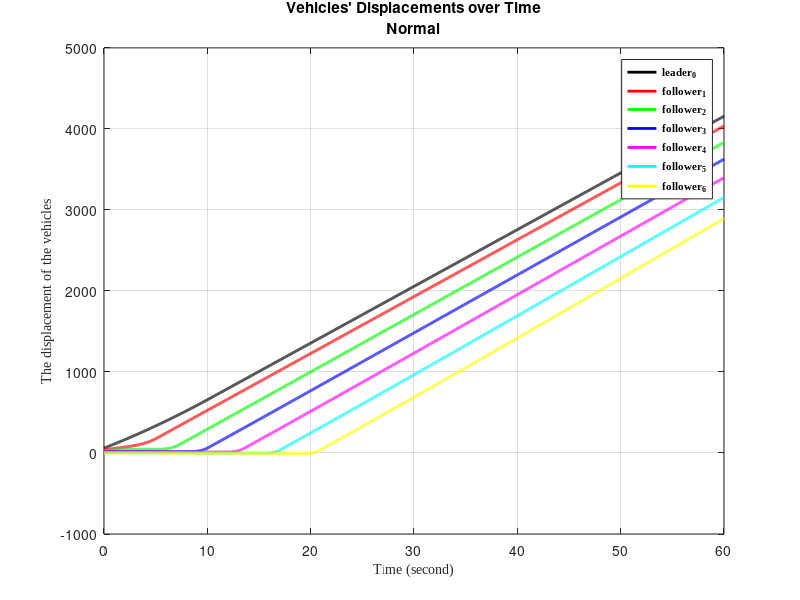
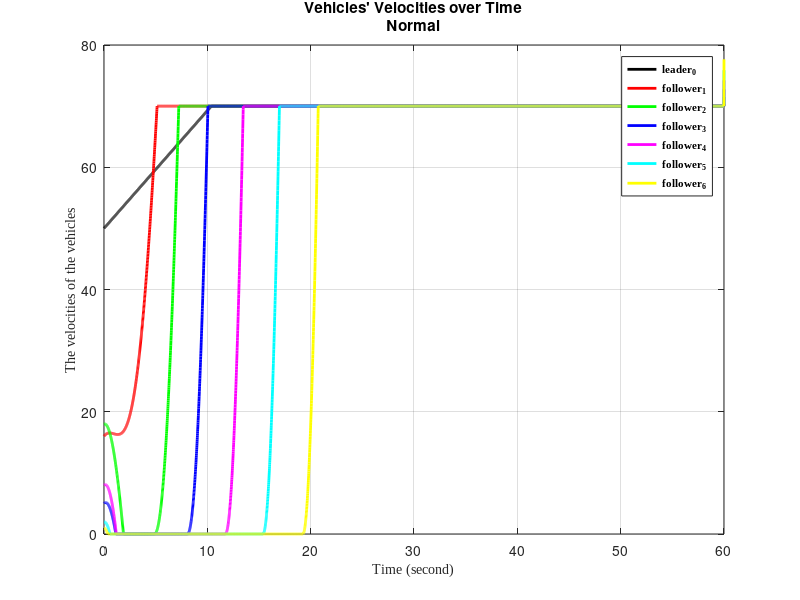
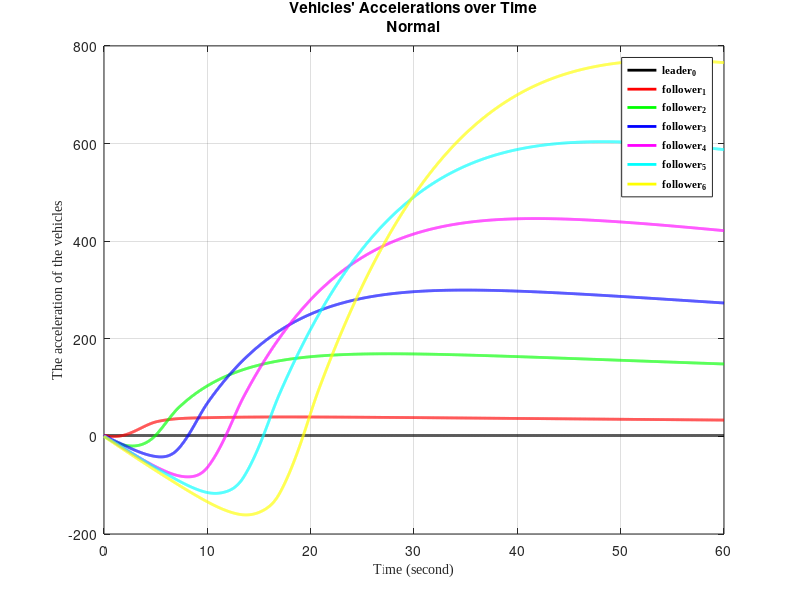
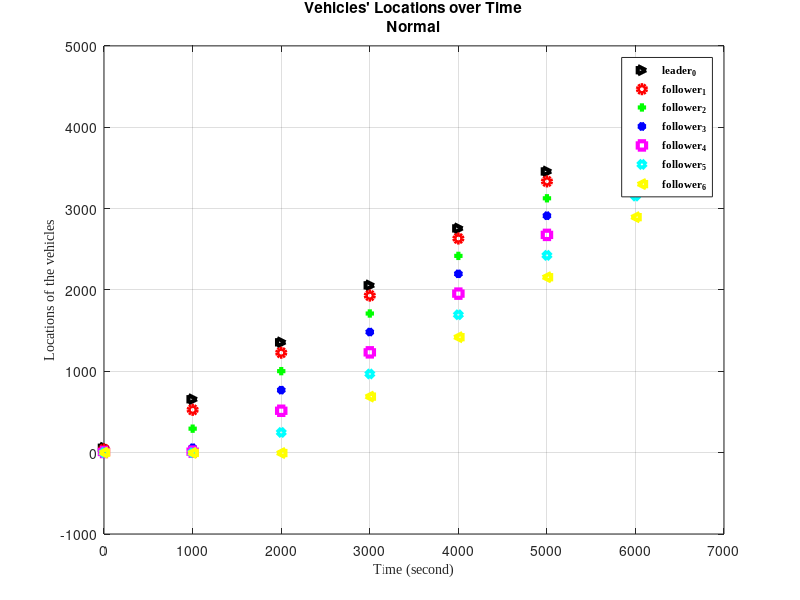

The MATLAB script that drew these images, in order:
% Controller modified from "Nonlinear Consensus-Based Connected Vehicle Platoon Control
% Incorporating Car-Following Interactions and Heterogeneous Time Delays"

%%
clc
clear all

%% Constants
alpha=1; % displacement constant
beta=1; % velocity constanttgy
gamma=1; % acceleration constant

A=[0,1,0;
   0,0,1;
   0,0,0];

B=[0,0,0;
   0,0,0;
   alpha,beta,gamma];

%% Timing of Simulation
time=60; % total simulation time set at 60
h=0.01; % sampling interval set at 0.01
len=length(0:h:time);

%% Initialising Controller Values
u0=zeros(3,len);
u1=zeros(3,len);
u2=zeros(3,len);
u3=zeros(3,len);
u4=zeros(3,len);
u5=zeros(3,len);
u6=zeros(3,len);

%% Initial Values
x0(:,1)=10*[6; 5; 0.1926]; % [displacement, velocity, acceleration]
x1(:,1)=8*[5; 2; 0.2926];
x2(:,1)=6*[4; 3; 0.1623];
x3(:,1)=5*[3; 1; 0.4508];
x4(:,1)=4*[2; 2; 0.4508];
x5(:,1)=2*[1; 1; 0.1182];
x6(:,1)=1*[0; 1; 0.2107];

%% Pre-Set Safety Distances
r0=[0; 0; 0];
r1=3*[-30; 0; 0];
r2=3*[-30; 0; 0];
r3=3*[-30; 0; 0];
r4=3*[-30; 0; 0];
r5=3*[-30; 0; 0];
r6=3*[-30; 0; 0];

%% Control Law

u0(:,1)=0;
u1(:,1)=-(x1(:,1)-x0(:,1)-r1);
u2(:,1)=-2*(x2(:,1)-x1(:,1)-r2);
u3(:,1)=-4*(x3(:,1)-x2(:,1)-r3);
u4(:,1)=-(x4(:,1)-x3(:,1)-r4);
u5(:,1)=-(x5(:,1)-x4(:,1)-r5);
u6(:,1)=-3*(x6(:,1)-x5(:,1)-r6);

% u0(:,1)=0;
% u1(:,1)=-((x1(:,1)-r1)-(x0(:,1)-r0));
% u2(:,1)=-(2*((x2(:,1)-r2)-(x1(:,1)-r1)));
% u3(:,1)=-(4*((x3(:,1)-r3)-(x2(:,1)-r2)));
% u4(:,1)=-((x4(:,1)-r4)-(x3(:,1)-r3));
% u5(:,1)=-((x5(:,1)-r5)-(x4(:,1)-r4));
% u6(:,1)=-(3*((x6(:,1)-r6)-(x5(:,1)-r5)));

% u0(:,1)=0;
% u1(:,1)=-((a1(:,1)-a0(:,1)) + (v1(:,1)-v0(:,1)) + (x1(:,1)-x0(:,1)-r1)) ;%+ ((a1(:,1)-a0(:,1)) + (v1(:,1)-v0(:,1)) + (x1(:,1)-x0(:,1)-r1));
% u2(:,1)=-((a2(:,1)-a1(:,1)) + (v2(:,1)-v1(:,1)) + (x2(:,1)-x1(:,1)-r2));
% u3(:,1)=-((a3(:,1)-a2(:,1)) + (v3(:,1)-v2(:,1)) + (x3(:,1)-x2(:,1)-r3));
% u4(:,1)=-((a4(:,1)-a3(:,1)) + (v4(:,1)-v3(:,1)) + (x4(:,1)-x3(:,1)-r4));
% u5(:,1)=-((a5(:,1)-a4(:,1)) + (v5(:,1)-v4(:,1)) + (x5(:,1)-x4(:,1)-r5));
% u6(:,1)=-((a6(:,1)-a5(:,1)) + (v6(:,1)-v5(:,1)) + (x6(:,1)-x5(:,1)-r6));

% u0(:,1)=0;
% u1(:,1)=-((alpha*(a1(:,1)-a0(:,1)) + beta*(v1(:,1)-v0(:,1)) + gamma*(x1(:,1)-x0(:,1)-r1))+(alpha*(a1(:,1)-a0(:,1)) + beta*(v1(:,1)-v0(:,1)) + gamma*(x1(:,1)-x0(:,1)-r1)));
% u2(:,1)=-(alpha*(a2(:,1)-a1(:,1)) + beta*(v2(:,1)-v1(:,1)) + gamma*(x2(:,1)-x1(:,1)-r2));
% u3(:,1)=-(alpha*(a3(:,1)-a2(:,1)) + beta*(v3(:,1)-v2(:,1)) + gamma*(x3(:,1)-x2(:,1)-r3));
% u4(:,1)=-(alpha*(a4(:,1)-a3(:,1)) + beta*(v4(:,1)-v3(:,1)) + gamma*(x4(:,1)-x3(:,1)-r4));
% u5(:,1)=-(alpha*(a5(:,1)-a4(:,1)) + beta*(v5(:,1)-v4(:,1)) + gamma*(x5(:,1)-x4(:,1)-r5));
% u6(:,1)=-(alpha*(a6(:,1)-a5(:,1)) + beta*(v6(:,1)-v5(:,1)) + gamma*(x6(:,1)-x5(:,1)-r6));

for k=2:1:len
    % for leader
    if (x0(2,k-1)>=70)
        x0(2,k-1)=70;
    elseif (x0(2,k-1)<0)
        x0(2,k-1)=0;
    else
        x0(2,k-1)=x0(2,k-1);
    end
    
    k1=h*(A*x0(:,k-1));
    k2=h*(A*(x0(:,k-1)+0.5*k1));
    k3=h*(A*(x0(:,k-1)+0.5*k2));
    k4=h*(A*(x0(:,k-1)+k3));
    x0(:,k)=x0(:,k-1)+(1/6)*(k1+2*k2+2*k3+k4);
    %%%%%%%%%%%%%%%%%%%%%
    
    % for follower 1
    if (x1(2,k-1)>=70)
        x1(2,k-1)=70;
    elseif (x1(2,k-1)<0)
        x1(2,k-1)=0;
    else
        x1(2,k-1)=x1(2,k-1);
    end

    k1=h*(A*x1(:,k-1)+B*u1(:,k-1));
    k2=h*(A*(x1(:,k-1)+0.5*k1));
    k3=h*(A*(x1(:,k-1)+0.5*k2));
    k4=h*(A*(x1(:,k-1)+k3));   
    x1(:,k)=x1(:,k-1)+(1/6)*(k1+2*k2+2*k3+k4);
    %%%%%%%%%%%%%%%%%%%%%
    
    % for follower 2
    if (x2(2,k-1)>=70)
        x2(2,k-1)=70;
    elseif (x2(2,k-1)<0)
        x2(2,k-1)=0;
    else
        x2(2,k-1)=x2(2,k-1);
    end

    k1=h*(A*x2(:,k-1)+B*u2(:,k-1));        
    k2=h*(A*(x2(:,k-1)+0.5*k1));
    k3=h*(A*(x2(:,k-1)+0.5*k2));
    k4=h*(A*(x2(:,k-1)+k3));   
    x2(:,k)=x2(:,k-1)+(1/6)*(k1+2*k2+2*k3+k4);
    %%%%%%%%%%%%%%%%%%%%%
    
    % for follower 3
    if (x3(2,k-1)>=70)
        x3(2,k-1)=70;
    elseif (x3(2,k-1)<0)
        x3(2,k-1)=0;
    else
        x3(2,k-1)=x3(2,k-1);
    end

    k1=h*(A*x3(:,k-1)+B*u3(:,k-1));
    k2=h*(A*(x3(:,k-1)+0.5*k1));
    k3=h*(A*(x3(:,k-1)+0.5*k2));
    k4=h*(A*(x3(:,k-1)+k3));
    x3(:,k)=x3(:,k-1)+(1/6)*(k1+2*k2+2*k3+k4);
    %%%%%%%%%%%%%%%%%%%%%
        
    % for follower 4
    if (x4(2,k-1)>=70)
        x4(2,k-1)=70;
    elseif (x4(2,k-1)<0)
        x4(2,k-1)=0;
    else
        x4(2,k-1)=x4(2,k-1);
    end

    k1=h*(A*x4(:,k-1)+B*u4(:,k-1));        
    k2=h*(A*(x4(:,k-1)+0.5*k1));
    k3=h*(A*(x4(:,k-1)+0.5*k2));
    k4=h*(A*(x4(:,k-1)+k3));   
    x4(:,k)=x4(:,k-1)+(1/6)*(k1+2*k2+2*k3+k4);
    %%%%%%%%%%%%%%%%%%%%%
    
    % for follower 5
    if (x5(2,k-1)>=70)
        x5(2,k-1)=70;
    elseif (x5(2,k-1)<0)
        x5(2,k-1)=0;
    else
        x5(2,k-1)=x5(2,k-1);
    end

    k1=h*(A*x5(:,k-1)+B*u5(:,k-1));        
    k2=h*(A*(x5(:,k-1)+0.5*k1));
    k3=h*(A*(x5(:,k-1)+0.5*k2));
    k4=h*(A*(x5(:,k-1)+k3));   
    x5(:,k)=x5(:,k-1)+(1/6)*(k1+2*k2+2*k3+k4);
    %%%%%%%%%%%%%%%%%%%%%
    
    % for follower 6
    if (x6(2,k-1)>=70)
        x6(2,k-1)=70;
    elseif (x6(2,k-1)<0)
        x6(2,k-1)=0;
    else
        x6(2,k-1)=x6(2,k-1);
    end

    k1=h*(A*x6(:,k-1)+B*u6(:,k-1));        
    k2=h*(A*(x6(:,k-1)+0.5*k1));
    k3=h*(A*(x6(:,k-1)+0.5*k2));
    k4=h*(A*(x6(:,k-1)+k3));   
    x6(:,k)=x6(:,k-1)+(1/6)*(k1+2*k2+2*k3+k4);
    %%%%%%%%%%%%%%%%%%%%%
    
    u1(:,k)=-(x1(:,k)-x0(:,k)-r1);
    u2(:,k)=-(x2(:,k)-x1(:,k)-r2);
    u3(:,k)=-(x3(:,k)-x2(:,k)-r3);
    u4(:,k)=-(x4(:,k)-x3(:,k)-r4);
    u5(:,k)=-(x5(:,k)-x4(:,k)-r5);
    u6(:,k)=-(x6(:,k)-x5(:,k)-r6);
    
%     u1(:,1)=-((x1(:,k)-r1)-(x0(:,k)-r0));
%     u2(:,1)=-(2*((x2(:,k)-r2)-(x1(:,k)-r1)));
%     u3(:,1)=-(4*((x3(:,k)-r3)-(x2(:,k)-r2)));
%     u4(:,1)=-((x4(:,k)-r4)-(x3(:,k)-r3));
%     u5(:,1)=-((x5(:,k)-r5)-(x4(:,k)-r4));
%     u6(:,1)=-(3*((x6(:,k)-r6)-(x5(:,k)-r5)));
    
%     u1(:,k)=-((a1(:,k)-a0(:,k)) + (v1(:,k)-v0(:,k)) + (x1(:,k)-x0(:,k)-r1)) ;%+ ((a1(:,k)-a0(:,k)) + (v1(:,k)-v0(:,k)) + (x1(:,k)-x0(:,k)-r1));
%     u2(:,k)=-((a2(:,k)-a1(:,k)) + (v2(:,k)-v1(:,k)) + (x2(:,k)-x1(:,k)-r2));
%     u3(:,k)=-((a3(:,k)-a2(:,k)) + (v3(:,k)-v2(:,k)) + (x3(:,k)-x2(:,k)-r3));
%     u4(:,k)=-((a4(:,k)-a3(:,k)) + (v4(:,k)-v3(:,k)) + (x4(:,k)-x3(:,k)-r4));
%     u5(:,k)=-((a5(:,k)-a4(:,k)) + (v5(:,k)-v4(:,k)) + (x5(:,k)-x4(:,k)-r5));
%     u6(:,k)=-((a6(:,k)-a5(:,k)) + (v6(:,k)-v5(:,k)) + (x6(:,k)-x5(:,k)-r6));
    
%     u1(:,k)=-((alpha*(a1(:,k)-a0(:,k)) + beta*(v1(:,k)-v0(:,k)) + gamma*(x1(:,k)-x0(:,k)-r1))+(alpha*(a1(:,k)-a0(:,k)) + beta*(v1(:,k)-v0(:,k)) + gamma*(x1(:,k)-x0(:,k)-r1)));
%     u2(:,k)=-(alpha*(a2(:,k)-a1(:,k)) + beta*(v2(:,k)-v1(:,k)) + gamma*(x2(:,k)-x1(:,k)-r2));
%     u3(:,k)=-(alpha*(a3(:,k)-a2(:,k)) + beta*(v3(:,k)-v2(:,k)) + gamma*(x3(:,k)-x2(:,k)-r3));
%     u4(:,k)=-(alpha*(a4(:,k)-a3(:,k)) + beta*(v4(:,k)-v3(:,k)) + gamma*(x4(:,k)-x3(:,k)-r4));
%     u5(:,k)=-(alpha*(a5(:,k)-a4(:,k)) + beta*(v5(:,k)-v4(:,k)) + gamma*(x5(:,k)-x4(:,k)-r5));
%     u6(:,k)=-(alpha*(a6(:,k)-a5(:,k)) + beta*(v6(:,k)-v5(:,k)) + gamma*(x6(:,k)-x5(:,k)-r6));
    
end

%% Figure 1: Plotting Displacement Curves
figure
plot(0:h:time, x0(1,:),'-k','LineWidth',2)
hold on
plot(0:h:time, x1(1,:),'-r','LineWidth',2)
hold on
plot(0:h:time, x2(1,:),'-g','LineWidth',2)
hold on
plot(0:h:time, x3(1,:),'-b','LineWidth',2)
hold on
plot(0:h:time, x4(1,:),'-m','LineWidth',2)
hold on
plot(0:h:time, x5(1,:),'-c','LineWidth',2)
hold on
plot(0:h:time, x6(1,:),'-y','LineWidth',2)
hold on
grid on

title({"Vehicles' Displacements over Time";"Normal"})
xlabel('Time (second)','Fontname', 'Times New Roman','fontsize',10)
ylabel('The displacement of the vehicles','Fontname', 'Times New Roman','fontsize',10)
l=legend('leader_{0}','follower_{1}','follower_{2}','follower_{3}','follower_{4}','follower_{5}','follower_{6}');
set(l,'Fontname', 'Times New Roman','FontWeight','bold','FontSize',8)


%% Figure 2: Plotting Velocity Curves
figure          % the velocitiesof mass 1
plot(0:h:time, x0(2,:),'-k','LineWidth',2)
hold on
plot(0:h:time, x1(2,:),'-r','LineWidth',2)
hold on
plot(0:h:time, x2(2,:),'-g','LineWidth',2)
hold on
plot(0:h:time, x3(2,:),'-b','LineWidth',2)
hold on
plot(0:h:time, x4(2,:),'-m','LineWidth',2)
hold on
plot(0:h:time, x5(2,:),'-c','LineWidth',2)
hold on
plot(0:h:time, x6(2,:),'-y','LineWidth',2)
hold on
grid on

title({"Vehicles' Velocities over Time";"Normal"})
xlabel('Time (second)','Fontname', 'Times New Roman','fontsize',10)
ylabel('The velocities of the vehicles','Fontname', 'Times New Roman','fontsize',10)
l=legend('leader_{0}','follower_{1}','follower_{2}','follower_{3}','follower_{4}','follower_{5}','follower_{6}');
set(l,'Fontname', 'Times New Roman','FontWeight','bold','FontSize',8)

%% Figure 3: Plotting Acceleration Curves
figure
plot(0:h:time, x0(3,:),'-k','LineWidth',2)
hold on
plot(0:h:time, x1(3,:),'-r','LineWidth',2)
hold on
plot(0:h:time, x2(3,:),'-g','LineWidth',2)
hold on
plot(0:h:time, x3(3,:),'-b','LineWidth',2)
hold on
plot(0:h:time, x4(3,:),'-m','LineWidth',2)
hold on
plot(0:h:time, x5(3,:),'-c','LineWidth',2)
hold on
plot(0:h:time, x6(3,:),'-y','LineWidth',2)
hold on
grid on

title({"Vehicles' Accelerations over Time";"Normal"})
xlabel('Time (second)','Fontname', 'Times New Roman','fontsize',10)
ylabel('The acceleration of the vehicles','Fontname', 'Times New Roman','fontsize',10)
l=legend('leader_{0}','follower_{1}','follower_{2}','follower_{3}','follower_{4}','follower_{5}','follower_{6}');
set(l,'Fontname', 'Times New Roman','FontWeight','bold','FontSize',8)

%% Figure 4: Plotting Locations of each CAV
figure
plot(0,x0(1,1),'>k','linewidth' ,3)
hold on
plot(0,x1(1,1),'or','linewidth' ,3)
hold on 
plot(0,x2(1,1),'+g','linewidth' ,3)
hold on 
plot(0,x3(1,1),'*b','linewidth' ,3)
hold on
plot(0,x4(1,1),'sm','linewidth' ,3)
hold on
plot(0,x5(1,1),'dc','linewidth' ,3)
hold on
plot(0,x6(1,1),'<y','linewidth' ,3)
hold on

plot(1001,x0(1,1001),'>k','linewidth' ,3)
hold on
plot(1001,x1(1,1001),'or','linewidth' ,3)
hold on 
plot(1001,x2(1,1001),'+g','linewidth' ,3)
hold on 
plot(1001,x3(1,1001),'*b','linewidth' ,3)
hold on
plot(1001,x4(1,1001),'sm','linewidth' ,3)
hold on
plot(1001,x5(1,1001),'dc','linewidth' ,3)
hold on
plot(1001,x6(1,1001),'<y','linewidth' ,3)
hold on

plot(2001,x0(1,2001),'>k','linewidth' ,3)
hold on
plot(2001,x1(1,2001),'or','linewidth' ,3)
hold on 
plot(2001,x2(1,2001),'+g','linewidth' ,3)
hold on 
plot(2001,x3(1,2001),'*b','linewidth' ,3)
hold on
plot(2001,x4(1,2001),'sm','linewidth' ,3)
hold on
plot(2001,x5(1,2001),'dc','linewidth' ,3)
hold on
plot(2001,x6(1,2001),'<y','linewidth' ,3)
hold on

plot(3001,x0(1,3001),'>k','linewidth' ,3)
hold on
plot(3001,x1(1,3001),'or','linewidth' ,3)
hold on 
plot(3001,x2(1,3001),'+g','linewidth' ,3)
hold on 
plot(3001,x3(1,3001),'*b','linewidth' ,3)
hold on
plot(3001,x4(1,3001),'sm','linewidth' ,3)
hold on
plot(3001,x5(1,3001),'dc','linewidth' ,3)
hold on
plot(3001,x6(1,3001),'<y','linewidth' ,3)
hold on

plot(4001,x0(1,4001),'>k','linewidth' ,3)
hold on
plot(4001,x1(1,4001),'or','linewidth' ,3)
hold on 
plot(4001,x2(1,4001),'+g','linewidth' ,3)
hold on 
plot(4001,x3(1,4001),'*b','linewidth' ,3)
hold on
plot(4001,x4(1,4001),'sm','linewidth' ,3)
hold on
plot(4001,x5(1,4001),'dc','linewidth' ,3)
hold on
plot(4001,x6(1,4001),'<y','linewidth' ,3)
hold on
grid on

plot(5001,x0(1,5001),'>k','linewidth' ,3)
hold on
plot(5001,x1(1,5001),'or','linewidth' ,3)
hold on 
plot(5001,x2(1,5001),'+g','linewidth' ,3)
hold on 
plot(5001,x3(1,5001),'*b','linewidth' ,3)
hold on
plot(5001,x4(1,5001),'sm','linewidth' ,3)
hold on
plot(5001,x5(1,5001),'dc','linewidth' ,3)
hold on
plot(5001,x6(1,5001),'<y','linewidth' ,3)
hold on

plot(6001,x0(1,6001),'>k','linewidth' ,3)
hold on
plot(6001,x1(1,6001),'or','linewidth' ,3)
hold on 
plot(6001,x2(1,6001),'+g','linewidth' ,3)
hold on 
plot(6001,x3(1,6001),'*b','linewidth' ,3)
hold on
plot(6001,x4(1,6001),'sm','linewidth' ,3)
hold on
plot(6001,x5(1,6001),'dc','linewidth' ,3)
hold on
plot(6001,x6(1,6001),'<y','linewidth' ,3)
hold on

title({"Vehicles' Locations over Time";"Normal"})
xlabel('Time (second)','Fontname', 'Times New Roman','fontsize',10)
ylabel('Locations of the vehicles','Fontname', 'Times New Roman','fontsize',10)
l=legend('leader_{0}','follower_{1}','follower_{2}','follower_{3}','follower_{4}','follower_{5}','follower_{6}');
set(l,'Fontname', 'Times New Roman','FontWeight','bold','FontSize',8)
%axis tight

%% Plotting Spacing Displacement between Vehicles
figure
plot(0:h:time, x0(1,:)-x0(1,:),'-k','LineWidth',2)
hold on
plot(0:h:time, x0(1,:)-x1(1,:),'-r','LineWidth',2)
hold on
plot(0:h:time, x0(1,:)-x2(1,:),'-g','LineWidth',2)
hold on
plot(0:h:time, x0(1,:)-x3(1,:),'-b','LineWidth',2)
hold on
plot(0:h:time, x0(1,:)-x4(1,:),'-m','LineWidth',2)
hold on
plot(0:h:time, x0(1,:)-x5(1,:),'-c','LineWidth',2)
hold on
plot(0:h:time, x0(1,:)-x6(1,:),'-y','LineWidth',2)
hold on
grid on

title({"Vehicles' Spacing over Time";"Normal"})
xlabel('Time (second)','Fontname', 'Times New Roman','fontsize',10)
ylabel('The spacing distances of the vehicles','Fontname', 'Times New Roman','fontsize',10)
l=legend('leader_{0}','follower_{1}','follower_{2}','follower_{3}','follower_{4}','follower_{5}','follower_{6}');
set(l,'Fontname', 'Times New Roman','FontWeight','bold','FontSize',8)
%axis tight

%% Figure 5: Plotting the Errors
figure
plot(0:h:time,u1,'-r','linewidth' ,1)
hold on
plot(0:h:time,u2,'-g','linewidth' ,1)
hold on
plot(0:h:time,u3,'-b','linewidth' ,1)
hold on
plot(0:h:time,u4,'-m','linewidth' ,1)
hold on
plot(0:h:time,u5,'-c','linewidth' ,1)
hold on
plot(0:h:time,u6,'-y','linewidth' ,1)
hold on
grid on

title({"Vehicles' Errors over Time";"Normal"})
axis tight

